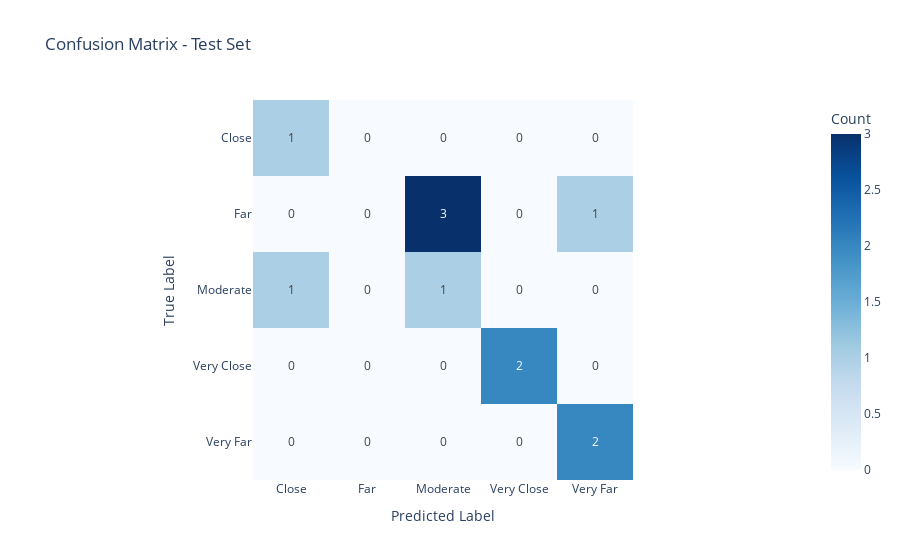

Notebook code cell kept with this figure:
### Code cell
# Confusion matrix
print("\n" + "="*60)
print("Confusion Matrix - Test Set")
print("="*60)
cm = confusion_matrix(y_test, y_test_pred)
print(cm)

cm_df = pd.DataFrame(
    cm,
    index=logistic_model.classes_,
    columns=logistic_model.classes_
)

confusion_matrix_graph = px.imshow(
    cm_df,
    text_auto=True,
    color_continuous_scale='Blues',
    labels=dict(x="Predicted Label", y="True Label", color="Count"),
    title="Confusion Matrix - Test Set"
)

confusion_matrix_graph.show()

### Figure 1 — Plotly figure (JSON) as saved in the notebook; plotly's stock layout.template omitted (floating-point values rounded to 4 significant figures)
{"data": [{"coloraxis": "coloraxis", "hovertemplate": "Predicted Label: %{x}<br>True Label: %{y}<br>Count: %{z}<extra></extra>", "name": "0", "texttemplate": "%{z}", "type": "heatmap", "x": ["Close", "Far", "Moderate", "Very Close", "Very Far"], "xaxis": "x", "y": ["Close", "Far", "Moderate", "Very Close", "Very Far"], "yaxis": "y", "z": [[1, 0, 0, 0, 0], [0, 0, 3, 0, 1], [1, 0, 1, 0, 0], [0, 0, 0, 2, 0], [0, 0, 0, 0, 2]]}], "layout": {"coloraxis": {"colorbar": {"title": {"text": "Count"}}, "colorscale": [[0, "rgb(247,251,255)"], [0.125, "rgb(222,235,247)"], [0.25, "rgb(198,219,239)"], [0.375, "rgb(158,202,225)"], [0.5, "rgb(107,174,214)"], [0.625, "rgb(66,146,198)"], [0.75, "rgb(33,113,181)"], [0.875, "rgb(8,81,156)"], [1, "rgb(8,48,107)"]]}, "title": {"text": "Confusion Matrix - Test Set"}, "xaxis": {"anchor": "y", "constrain": "domain", "domain": [0, 1], "scaleanchor": "y", "title": {"text": "Predicted Label"}}, "yaxis": {"anchor": "x", "autorange": "reversed", "constrain": "domain", "domain": [0, 1], "title": {"text": "True Label"}}}}
